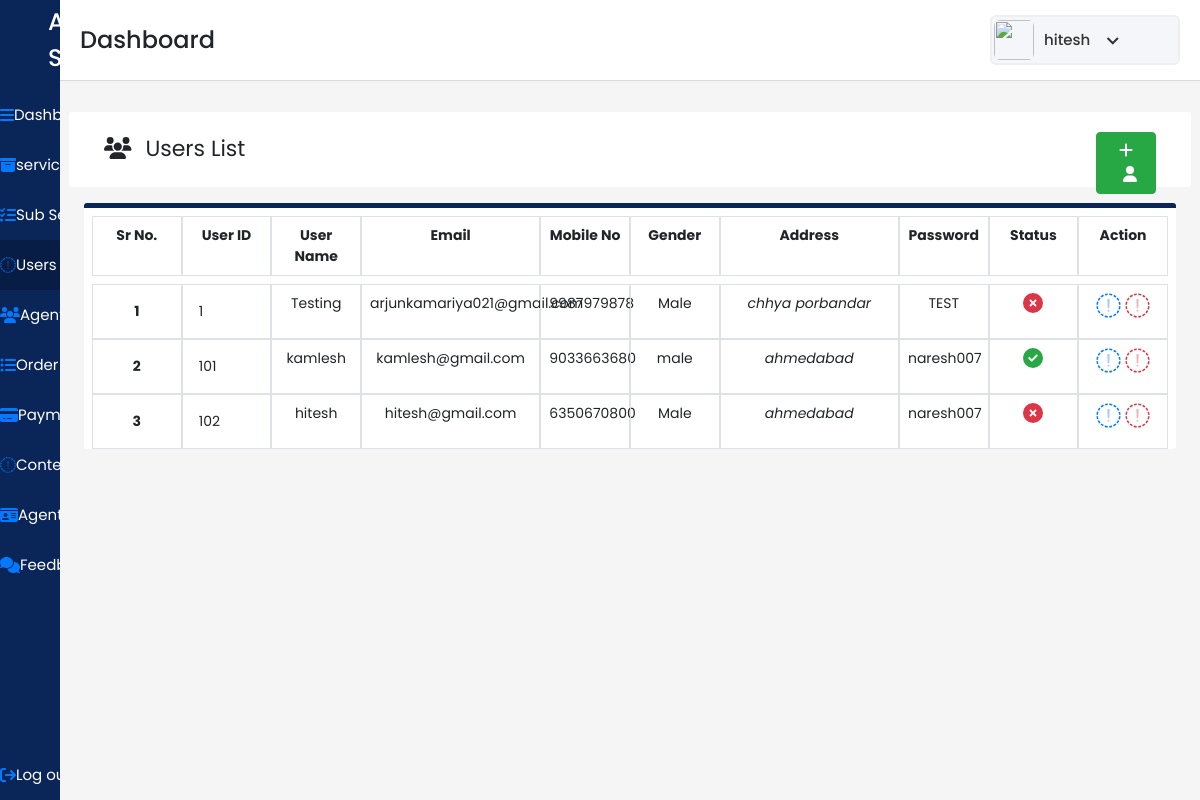
/admindash/users/ (signed in), run on the app's committed database.
### user/models.py (models this page shows)
class Customer(models.Model):
    userid=models.IntegerField(primary_key=True)
    username=models.CharField(max_length=200,null=FALSE)
    useremail=models.EmailField(max_length=20,null=FALSE)
    useraddress=models.CharField(max_length=200,null=FALSE)
    userpassword=models.CharField(max_length=30,null=FALSE)
    usermobileno=models.CharField(max_length=10,null=FALSE)
    usergender=models.CharField(max_length=7,null=FALSE)
    userstutas=models.BooleanField(max_length=5)

### adminpan/views.py (the view)
# urls.py: path('users/',views.users,name='users'),
@login_required(login_url="/login/")
def users(request):
    allCustomer=Customer.objects.all()
    context={'Customers':allCustomer}
    return render(request,"users.html",context)

### adminpan/templates/users.html (shortened to what this page needs)
{% load static %}
<!DOCTYPE html>
<html lang="en" dir="ltr">
  <head>
    <link rel="stylesheet" href="{% static "./style.css" %}">
   <link href="{% static "https://unpkg.com/boxicons@2.0.7/css/boxicons.min.css" %}" rel='stylesheet'>
    <link rel="stylesheet" href="{% static "path/to/font-awesome/css/font-awesome.min.css"  %}">
    <link href="{% static "https://cdn.jsdelivr.net/npm/bootstrap@5.1.3/dist/css/bootstrap.min.css"  %}" rel="stylesheet">
    <link href="{% static "https://cdn.jsdelivr.net/npm/bootstrap@5.1.3/dist/css/bootstrap.min.css" %}" rel="stylesheet">
    <link rel="stylesheet" href="{% static "./css/bootstrap.min.css" %}">
    <link href="{% static "https://stackpath.bootstrapcdn.com/bootstrap/4.4.1/css/bootstrap.min.css" %}" rel="stylesheet"/>
  </head>
<body>
  <div class="sidebar">
    <div class="logo-details pl-5">
      <span class="logo_name">All in Services</span>
    </div>
      <ul class="nav-links">
        <li>
          <a href={% url 'adminpan' %}>
            <i class="fa fa-bars" aria-hidden="true"></i>
            <span class="links_name">Dashboard</span>
        </li>
        <li>
          <a href={% url 'services' %}>
            <i class="fa fa-archive" aria-hidden="true"></i>
            <span class="links_name">services</span>
        </li>
        <li>
          <a href={% url 'subservices' %}>
            <i class="fa fa-tasks" aria-hidden="true"></i>
            <span class="links_name">Sub Service</span>
        </li>
        <li>
          <a href={% url 'users' %}  class="active">
            <i class="fa fa-user-o" aria-hidden="true"></i>
            <span class="links_name">Users</span>
          </a>
        </li>
        <li>
          <a href={% url 'agent' %}>
            <i class="fa fa-users" aria-hidden="true"></i>
            <span class="links_name">Agent</span>
        </li>
        <li>
          <a href={% url 'order' %}>
            <i class="fa fa-list-ul" aria-hidden="true"></i>
            <span class="links_name">Order list</span>
        </li>
        <li>
          <a href={% url 'payment' %}>
            <i class="fa fa-credit-card-alt" aria-hidden="true"></i>
            <span class="links_name">Payment</span>
        </li>
        <li>
          <a href={% url 'contectus' %}>
            <i class="fa fa-envelope-o" aria-hidden="true"></i>
            <span class="links_name">Contect Us</span>
        </li>
        <li>
          <a href={% url 'agentkyc' %}>
            <i class="fa fa-id-card" aria-hidden="true"></i>
            <span class="links_name">Agent KYC</span>
        </li>
        <li>
          <a href={% url 'feedback' %}>
            <i class="fa fa-comments" aria-hidden="true"></i>
            <span class="links_name">Feedback</span>
        </li>
        <li class="log_out">
          {% if request.user.is_authenticated %}
          <a href="{% url 'logout' %}" >
            <i class="fa fa-sign-out" aria-hidden="true"></i>
            <span class="links_name">Log out</span>
          </a>
          {% endif %}
        </li>
      </ul>
    </div>
  <section class="home-section">
    <nav>
      <div class="sidebar-button">
        <span class="dashboard">Dashboard</span>
      </div>
      <div class="profile-details">
        <img src={% static "./images/All_in_one2.png" %} alt="">
        <span class="admin_name">{{user.username}}</span>
        <i class='bx bx-chevron-down' ></i>
      </div>
    </nav>
      <section>
        <section id="users" class="p-4" >
            <div class="users mt-5 ">
              <div class="row user-title">
                <div class="col-md-11 ">
                  <i class="fa fa-users pr-2 " aria-hidden="true"></i>
                  Users List
                </div>
                <div class="col-md-1">
                  <a href="{%url 'userregister' %}" class="btn btn-success float-right"><i class="fa fa-plus" aria-hidden="true"></i><i class="fa fa-user pl-2" aria-hidden="true"></i></a>
                </div>
              </div>
            </div>
            <div class="user-list mt-3">
              <div class="row m-2">
                <div class="col-md-1 border p-2  text-center">
                  <b>Sr No.</b>
                </div>
                <div class="col-md-1 border p-2  text-center">
                  <b>User ID</b>
                </div>
                  <div class="col-md-1 border p-2 text-center">
                    <b>User Name</b>
                  </div>
                 <div class="col-md-2 border p-2  text-center">
                      <b>Email</b>
                  </div>
                  <div class="col-md-1 border p-2  text-center">
                      <b>Mobile No</b>
                  </div>
                  <div class="col-md-1 border p-2  text-center">
                      <b>Gender</b>
                  </div>
                  <div class="col-md-2 border p-2  text-center">
                      <b>Address</b>
                  </div>
                  <div class="col-md-1 border p-2  text-center">
                    <b>Password</b>
                </div>
                  <div class="col-md-1 border p-2  text-center">
                    <b>Status</b>
                  </div>
                <div class="col-md-1 border p-2  text-center">
                  <b>Action</b>
                </div>
                </div>
                  <div class="row ml-2 mb-2 mr-2">
                    {% for customer in Customers %}
                    <div class="col-md-1 border p-3  text-center ">
                      <b>{{forloop.counter}}</b>
                    </div>
                    <div class="col-md-1 border p-3 ">
                      {{customer.userid}}
                    </div>
                    <div class="col-md-1 border p-2  text-center">
                      {{customer.username}}
                    </div>
                    <div class="col-md-2 border p-2  text-center">
                      {{customer.useremail}}
                    </div>
                    <div class="col-md-1 border p-2  text-center">
                      {{customer.usermobileno}}
                    </div>
                    <div class="col-md-1 border p-2  text-center">
                      {{customer.usergender}}
                    </div>
                    <div class="col-md-2 border p-2  text-center">
                      <I>{{customer.useraddress}}</I>
                    </div>
                    <div class="col-md-1 border p-2  text-center">
                      {{customer.userpassword}}
                    </div>
                      <div class="col-md-1 border p-2 text-center">
                        {% if customer.userstutas == True %}
                              <i class="fa fa-check-circle text-success" style="font-size:20px;" aria-hidden="true"></i>
                        {%endif%}
                        {% if customer.userstutas == False %}
                        <i class="fa fa-times-circle text-danger" style="font-size:20px;" aria-hidden="true"></i>
                        {%endif%}
                    </div>
                    <div class="col-md-1 border p-2 text-center">
                      <a  href={% url 'useredit' customer.userid %}>
                        <i class="fa fa-pencil-square-o" style="font-size:25px;"  aria-hidden="true"></i>
                       <a href={% url 'deletedatac' customer.userid%} method="post" class="d-inline">
                        <i class="fa fa-trash-o text-danger" aria-hidden="true" style="font-size:25px;"  ></i>
                        </a>
                      </div>
                {% endfor %}
                  </div>
                </div>
        </section>
      </section>
 </body>
 </html>

### adminpan/static/style.css (style rules this page uses)
* { margin: 0; padding: 0; box-sizing: border-box; font-family: 'Poppins', sans-serif; }
#users .user-list { font-size: 14px !important; }
.sidebar { position: fixed; height: 100%; width: 240px; background: #0A2558; transition: all 0.5s ease; }
.sidebar .logo-details { height: 80px; display: flex; align-items: center; }
.sidebar .logo-details .logo_name { color: #fff; font-size: 24px; font-weight: 500; }
.sidebar .nav-links { margin-top: 10px; }
.sidebar .nav-links li { position: relative; list-style: none; height: 50px; }
.sidebar .nav-links li a { height: 100%; width: 100%; display: flex; align-items: center; text-decoration: none; transition: all 0.4s ease; }
.sidebar .nav-links li a.active { background: #081D45; }
.sidebar .nav-links li a .links_name { color: #fff; font-size: 15px; font-weight: 400; white-space: nowrap; }
.sidebar .nav-links .log_out { position: absolute; bottom: 0; width: 100%; }
.home-section { position: relative; background: #f5f5f5; min-height: 100vh; width: calc(100% - 240px); left: 240px; transition: all 0.5s ease; }
.home-section nav { display: flex; justify-content: space-between; height: 80px; background: #fff; display: flex; align-items: center; position: fixed; width: calc(100% - 240px); left: 240px; z-index: 100; padding: 0 20px; box-shadow: 0 1px 1px rgba(0, 0, 0, 0.1); transition: all 0.5s ease; }
.home-section nav .sidebar-button { display: flex; align-items: center; font-size: 24px; font-weight: 500; }
.home-section nav .profile-details { display: flex; align-items: center; background: #F5F6FA; border: 2px solid #EFEEF1; border-radius: 6px; height: 50px; min-width: 190px; padding: 0 15px 0 2px; }
nav .profile-details img { height: 40px; width: 40px; border-radius: 6px; object-fit: cover; }
nav .profile-details .admin_name { font-size: 15px; font-weight: 500; color: #333; margin: 0 10px; white-space: nowrap; }
nav .profile-details i { font-size: 25px; color: #333; }
#users { margin-top: 40px; position: absolute; background: #f5f5f5; width: 100%; }
#users .user-title { background-color: white; border-radius: 3px; height: 75px; padding: 20px; font-size: 22px; }
#users .user-list { background-color: white; border-radius: 3px; border-top: 5px solid #0a2558; }
@media (max-width: 1240px) { .sidebar { width: 60px; } }
@media (max-width: 1240px) { .home-section { width: calc(100% - 60px); left: 60px; } }
@media (max-width: 1240px) { .home-section nav { width: calc(100% - 60px); left: 60px; } }

### data on the page
Customer: userid "1", username "Testing", useremail "arjunkamariya021@gmail.com", usermobileno "9987979878", usergender "Male", useraddress "chhya porbandar", userpassword "TEST", userstutas False (drawn)
Customer: userid "101", username "kamlesh", useremail "kamlesh@gmail.com", usermobileno "9033663680", usergender "male", useraddress "ahmedabad", userpassword "naresh007", userstutas True (drawn)
Customer: userid "102", username "hitesh", useremail "hitesh@gmail.com", usermobileno "6350670800", usergender "Male", useraddress "ahmedabad", userpassword "naresh007", userstutas False (drawn)

### other printed values
{{ user.username }} "hitesh"
